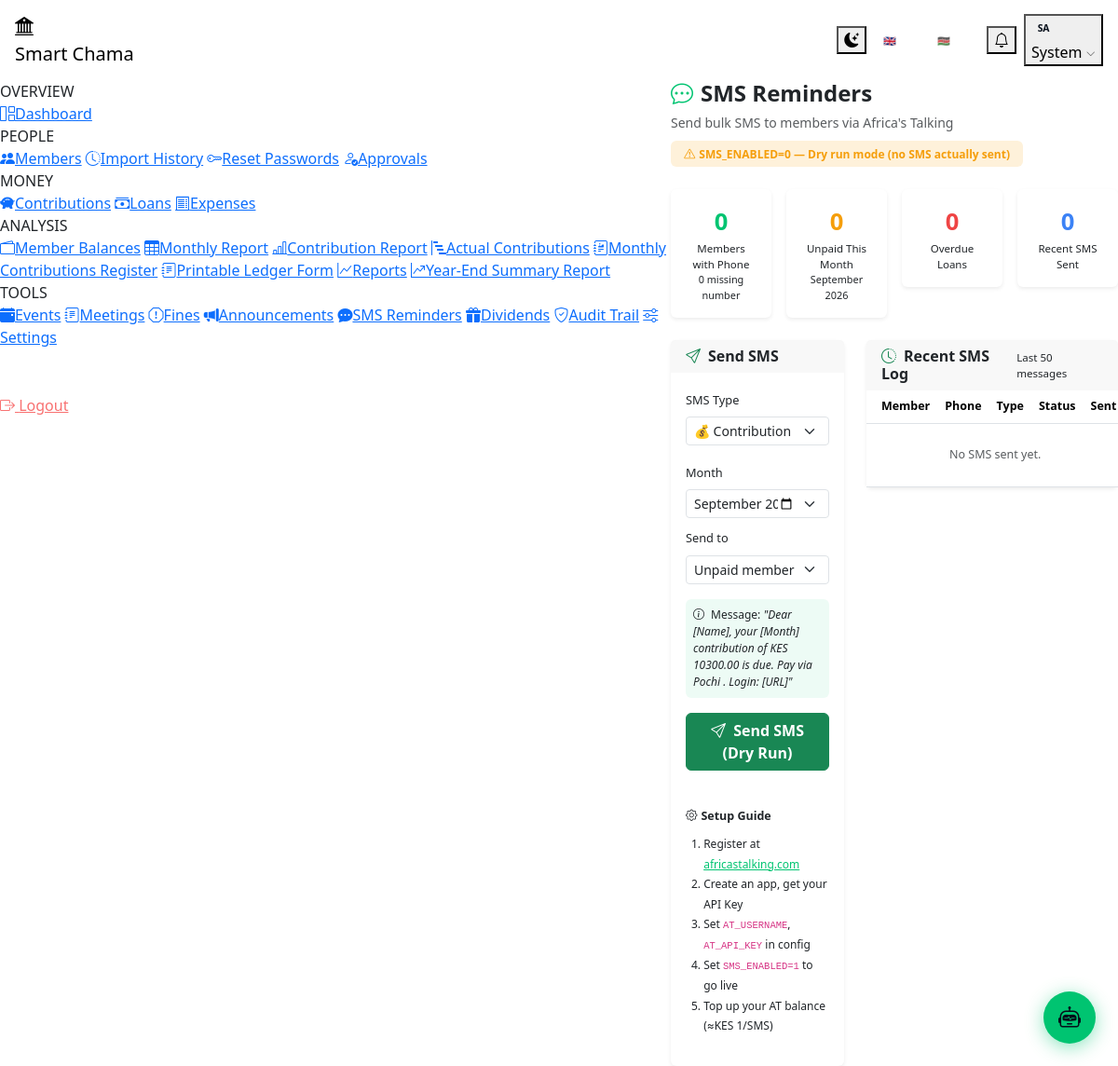
The app's page /admin/sms_reminders.php (signed in) with its own data.
### tables this page shows
CREATE TABLE IF NOT EXISTS users (
    id              INT UNSIGNED AUTO_INCREMENT PRIMARY KEY,
    full_name       VARCHAR(120)    NOT NULL,
    email           VARCHAR(180)    NOT NULL UNIQUE,
    phone           VARCHAR(20)     NOT NULL,
    national_id     VARCHAR(30)     DEFAULT NULL UNIQUE,
    password_hash   VARCHAR(255)    NOT NULL,
    role            ENUM('admin','member') NOT NULL DEFAULT 'member',
    status          ENUM('pending','active','suspended','rejected') NOT NULL DEFAULT 'pending',
    profile_photo   VARCHAR(255)    DEFAULT NULL,
    address         TEXT            DEFAULT NULL,
    occupation      VARCHAR(100)    DEFAULT NULL,
    next_of_kin     VARCHAR(120)    DEFAULT NULL,
    next_of_kin_phone VARCHAR(20)   DEFAULT NULL,
    membership_number VARCHAR(20)   UNIQUE DEFAULT NULL,    
    nickname        VARCHAR(60)     DEFAULT NULL,
    chama_position  VARCHAR(80)     DEFAULT NULL,           
    joined_date     DATE            DEFAULT NULL,           
    created_at      TIMESTAMP       DEFAULT CURRENT_TIMESTAMP,
    updated_at      TIMESTAMP       DEFAULT CURRENT_TIMESTAMP ON UPDATE CURRENT_TIMESTAMP,
    last_login      TIMESTAMP       NULL DEFAULT NULL,
    INDEX idx_role   (role),
    INDEX idx_status (status)
);

CREATE TABLE IF NOT EXISTS system_settings (
    setting_key     VARCHAR(80)     NOT NULL PRIMARY KEY,
    setting_value   TEXT            NOT NULL,
    description     VARCHAR(255)    DEFAULT NULL,
    updated_at      TIMESTAMP       DEFAULT CURRENT_TIMESTAMP ON UPDATE CURRENT_TIMESTAMP
);

### admin/sms_reminders.php (the view, shortened to what the rows shown need)
<?php
require_once ROOT . '/includes/functions.php';
$curr    = getSetting('currency', 'KES');
require_once ROOT . '/includes/header.php';
?>
<div class="row g-4">
    <div class="col-md-5">
        <div class="card border-0 shadow-sm h-100">
            <div class="card-body">
                <form method="POST">
                    <div id="field-contribution">
                        <div class="p-2 rounded mb-3" style="background:rgba(0,196,113,.07);font-size:.75rem;color:var(--text-muted)">
                            <i class="bi bi-info-circle me-1"></i>
                            Message: <em>"Dear [Name], your [Month] contribution of <?= $curr ?> <?= getSetting('monthly_contribution','2000') ?> is due. Pay via Pochi <?= defined('POCHI_PHONE')?POCHI_PHONE:'' ?>. Login: [URL]"</em>
                        </div>
                    </div>
                </form>
            </div>
        </div>
    </div>
    <div class="col-md-7">
        <div class="card border-0 shadow-sm">
            <div class="table-responsive" style="max-height:520px;overflow-y:auto">
                <table class="table table-hover mb-0" style="font-size:.78rem">
                    <thead style="position:sticky;top:0;background:var(--sidebar-bg)">
                        <tr>
                            <th class="ps-3">Member</th>
                            <th>Phone</th>
                            <th>Type</th>
                            <th>Status</th>
                            <th>Sent</th>
                        </tr>
                    </thead>
                </table>
            </div>
        </div>
    </div>
</div>
<?php require_once ROOT . '/includes/footer.php'; ?>

### includes/header.php (shortened to what the rows shown need)
<?php
require_once ROOT . '/includes/functions.php';
$user = currentUser();
$currentLang = getLang();
$initials = implode('', array_map(fn($p) => strtoupper($p[0]), array_slice(explode(' ', trim($user['full_name'])), 0, 2)));
?>
<!DOCTYPE html>
<html lang="<?= $currentLang === 'sw' ? 'sw' : 'en' ?>" data-theme="dark" id="htmlRoot">
<head>
    <link rel="stylesheet" href="https://cdn.jsdelivr.net/npm/bootstrap@5.3.2/dist/css/bootstrap.min.css">
    <link rel="stylesheet" href="https://cdn.jsdelivr.net/npm/bootstrap-icons@1.11.3/font/bootstrap-icons.min.css">
    <link rel="stylesheet" href="<?= APP_URL ?>/assets/css/dashboard.css">
</head>
<body data-app-url="<?= APP_URL ?>">
<nav class="navbar sticky-top">
    <div class="container-fluid px-3 gap-2">
        <div class="d-flex align-items-center gap-2 flex-shrink-0">
            <div class="dropdown">
                <button class="nav-btn" data-bs-toggle="dropdown" style="gap:.55rem">
                    <?php
                    $hPhoto    = $user['profile_photo'] ?? null;
                    $photoPath = $hPhoto ? ROOT . '/uploads/avatars/' . $hPhoto : null;
                    ?>
                    <?php if ($hPhoto && file_exists($photoPath ?? '')): ?>
                    <img src="<?= APP_URL ?>/uploads/avatars/<?= htmlspecialchars($hPhoto) ?>"
                         style="width:28px;height:28px;border-radius:50%;object-fit:cover;flex-shrink:0;border:2px solid var(--green)" alt="">
                    <?php else: ?>
                    <span style="width:26px;height:26px;background:linear-gradient(135deg,var(--green),#009954);border-radius:50%;display:flex;align-items:center;justify-content:center;font-size:.65rem;font-weight:700;color:#060e1a;flex-shrink:0">
                        <?= $initials ?>
                    </span>
                    <?php endif; ?>
                    <span class="d-none d-md-inline" style="max-width:120px;overflow:hidden;text-overflow:ellipsis;white-space:nowrap">
                        <?= htmlspecialchars(explode(' ', $user['full_name'])[0]) ?>
                    </span>
                    <i class="bi bi-chevron-down" style="font-size:.65rem;opacity:.6"></i>
                </button>
            </div>
        </div>
    </div>
</nav>
<div class="d-flex layout-wrap">
<main class="main-content" id="mainContent">

### records on screen
users: full_name "SA", full_name "System"
system_settings: setting_value "KES"
system_settings: setting_value "10300.00"

### other values on screen
t('nav_overview') "OVERVIEW"
t('nav_people') "PEOPLE"
t('nav_money') "MONEY"
t('nav_analysis') "ANALYSIS"
t('nav_tools') "TOOLS"
t('nav_logout') "Logout"
t('nav_sms_reminders') "SMS Reminders"
t('adm_sms_subtitle') "Send bulk SMS to members via Africa's Talking"
$withPhone "0"
t('adm_sms_with_phone') "Members with Phone"
$totalMembers - $withPhone "0"
t('adm_sms_missing') "missing number"
$unpaidThisMonth "0"
t('adm_sms_unpaid') "Unpaid This Month"
$overdueLoans "0"
